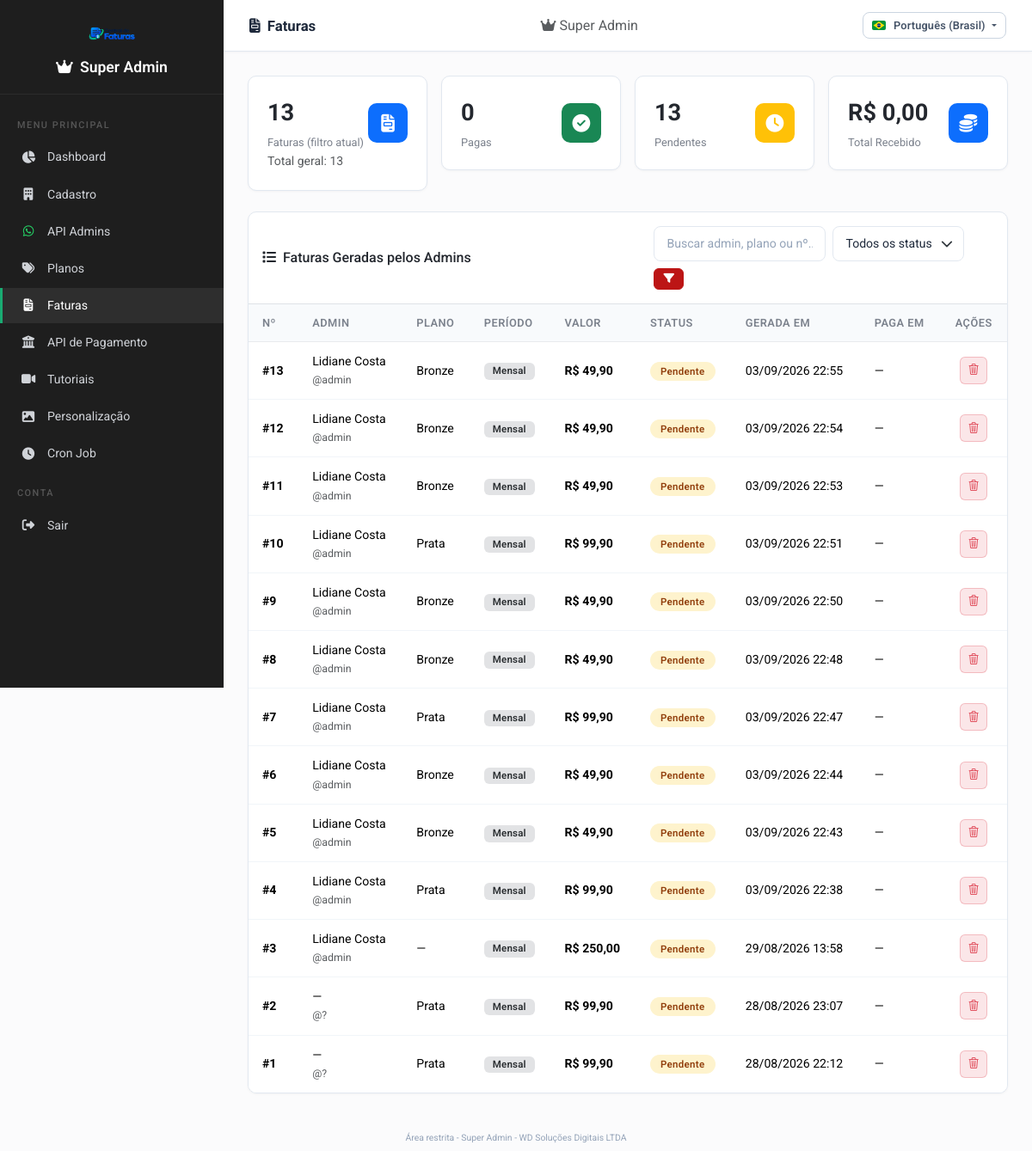
Screenshot of /superadmin/faturas.php (signed in) with the database file from the repository.
### tables this page shows
CREATE TABLE `configuracoes` (
  `id` int(11) NOT NULL AUTO_INCREMENT,
  `admin_id` int(11) DEFAULT NULL,
  `chave` varchar(100) NOT NULL,
  `valor` text DEFAULT NULL,
  `criado_em` timestamp NOT NULL DEFAULT current_timestamp() ON UPDATE current_timestamp(),
  PRIMARY KEY (`id`),
  UNIQUE KEY `uq_admin_chave` (`admin_id`,`chave`),
  KEY `idx_config_admin` (`admin_id`)
);

CREATE TABLE `planos_pagamentos` (
  `id` int(11) NOT NULL AUTO_INCREMENT,
  `admin_id` int(11) NOT NULL,
  `plano_id` int(11) NOT NULL,
  `valor` decimal(10,2) NOT NULL,
  `duracao_meses` int(11) DEFAULT 1,
  `descricao` varchar(200) DEFAULT NULL,
  `codigo_solicitacao` varchar(100) DEFAULT NULL,
  `qr_code` longtext DEFAULT NULL,
  `pix_copia_cola` text DEFAULT NULL,
  `metodo` varchar(20) DEFAULT 'pix',
  `boleto_url` varchar(500) DEFAULT NULL,
  `boleto_codigo_barras` varchar(200) DEFAULT NULL,
  `boleto_linha_digitavel` varchar(200) DEFAULT NULL,
  `mp_status` varchar(50) DEFAULT NULL,
  `status` varchar(30) DEFAULT 'pendente',
  `criado_em` timestamp NOT NULL DEFAULT current_timestamp(),
  `pago_em` timestamp NULL DEFAULT NULL,
  PRIMARY KEY (`id`),
  KEY `idx_planos_pag_admin` (`admin_id`),
  KEY `idx_planos_pag_codigo` (`codigo_solicitacao`)
);

CREATE TABLE `administradores` (
  `id` int(11) NOT NULL AUTO_INCREMENT,
  `usuario` varchar(50) NOT NULL,
  `subdominio` varchar(50) DEFAULT NULL,
  `senha` varchar(255) NOT NULL,
  `nome` varchar(100) NOT NULL,
  `email` varchar(100) DEFAULT NULL,
  `avatar` varchar(255) DEFAULT NULL,
  `google_id` varchar(100) DEFAULT NULL,
  `token_recuperacao` varchar(64) DEFAULT NULL,
  `token_recuperacao_expira` datetime DEFAULT NULL,
  `razao_social` varchar(200) DEFAULT NULL,
  `nome_fantasia` varchar(200) DEFAULT NULL,
  `cnpj` varchar(20) DEFAULT NULL,
  `cpf` varchar(20) DEFAULT NULL,
  `inscricao_estadual` varchar(30) DEFAULT NULL,
  `inscricao_municipal` varchar(30) DEFAULT NULL,
  `telefone_comercial` varchar(20) DEFAULT NULL,
  `email_comercial` varchar(100) DEFAULT NULL,
  `cep` varchar(10) DEFAULT NULL,
  `logradouro` varchar(200) DEFAULT NULL,
  `numero` varchar(10) DEFAULT NULL,
  `complemento` varchar(100) DEFAULT NULL,
  `bairro` varchar(100) DEFAULT NULL,
  `cidade` varchar(100) DEFAULT NULL,
  `estado` char(2) DEFAULT NULL,
  `ativo` tinyint(1) DEFAULT NULL,
  `criado_em` timestamp NOT NULL DEFAULT current_timestamp() ON UPDATE current_timestamp(),
  `ultimo_login` timestamp NULL DEFAULT NULL,
  PRIMARY KEY (`id`),
  UNIQUE KEY `usuario` (`usuario`),
  UNIQUE KEY `uq_admin_subdominio` (`subdominio`)
);

CREATE TABLE `planos` (
  `id` int(11) NOT NULL AUTO_INCREMENT,
  `nome` varchar(50) NOT NULL,
  `slug` varchar(50) NOT NULL,
  `preco` decimal(10,2) DEFAULT 0.00,
  `descricao` varchar(500) DEFAULT NULL,
  `beneficios` text DEFAULT NULL,
  `max_clientes` int(11) DEFAULT NULL,
  `max_usuarios` int(11) DEFAULT NULL,
  `max_faturas_mensais` int(11) DEFAULT NULL,
  `whatsapp_cobranca` tinyint(1) DEFAULT 1,
  `email_cobranca` tinyint(1) DEFAULT 1,
  `cor` varchar(20) DEFAULT 'secondary',
  `icon` varchar(100) DEFAULT NULL,
  `ativo` tinyint(1) DEFAULT 1,
  `ordem` int(11) DEFAULT 0,
  `criado_em` timestamp NOT NULL DEFAULT current_timestamp(),
  PRIMARY KEY (`id`),
  UNIQUE KEY `slug` (`slug`)
);

### config/settings.php (called while the page is built, shortened)
<?php
function getConfigGlobal($chave, $padrao = '') {
    $pdo = getConnection();
    $stmt = $pdo->prepare("SELECT valor FROM configuracoes WHERE admin_id IS NULL AND chave = ?");
    $stmt->execute([$chave]);
    $row = $stmt->fetch();
    return $row ? $row['valor'] : $padrao;
}
function logoPathValido($caminho) {
    $caminho = trim((string)$caminho);
    $arquivo = __DIR__ . '/..' . preg_replace('#^/cobranca#', '', $caminho);
    $arquivo = str_replace(['/', '\\'], DIRECTORY_SEPARATOR, $arquivo);
    return file_exists($arquivo);
}
function getLogo() {
    return getLogoLoginGlobal();
}
function getLogoLoginGlobal() {
    $logo = getConfigGlobal('logo_login', '');
    return logoPathValido($logo) ? $logo : '';
}

### includes/lang_painel.php (called while the page is built, shortened)
<?php
function painelIdiomas() {
    return [
        'pt-BR' => 'Português (Brasil)',
        'es-MX' => 'Español (México)',
        'es-AR' => 'Español (Argentina)',
        'es-CO' => 'Español (Colombia)',
        'es-CL' => 'Español (Chile)',
        'es-PE' => 'Español (Perú)',
    ];
}
function painelIdiomaValido($id) {
    return array_key_exists((string)$id, painelIdiomas());
}
function painelIdiomaAtual() {
    $id = $_GET['idioma'] ?? ($_COOKIE['cobranca_site_idioma'] ?? 'pt-BR');
    $id = preg_replace('/[^a-zA-Z0-9-]/', '', substr((string)$id, 0, 15));
    return painelIdiomaValido($id) ? $id : 'pt-BR';
}
function t($chave, $params = []) {
    $id = painelIdiomaAtual();
    $base = strpos($id, 'es') === 0 ? 'es' : 'pt';
    $dicio = $GLOBALS['painel_' . $base];
    $s = array_key_exists($chave, $dicio) ? $dicio[$chave] : $chave;
    return $s;
}

### superadmin/faturas.php (the view, shortened to what this page needs)
<?php
$pdo = getConnection();
$busca = trim($_GET['busca'] ?? '');
$sql = "
    SELECT pp.id, pp.valor, pp.status, pp.criado_em, pp.pago_em, pp.qr_code, pp.pix_copia_cola,
           pp.descricao, pp.duracao_meses,
           a.nome AS admin_nome, a.usuario AS admin_usuario, a.email AS admin_email,
           p.nome AS plano_nome
    FROM planos_pagamentos pp
    LEFT JOIN administradores a ON a.id = pp.admin_id
    LEFT JOIN planos p ON p.id = pp.plano_id
    WHERE 1=1
";
$params = [];
$sql .= " ORDER BY pp.id DESC";
$stmt = $pdo->prepare($sql);
$stmt->execute($params);
$faturas = $stmt->fetchAll();
$totalFaturas = count($faturas);
$totalPago = 0;
$totalPendente = 0;
$somaPago = 0;
foreach ($faturas as $f) {
    if ($f['status'] === 'pendente') $totalPendente++;
}
$totalPlanoPagamentos = (int)$pdo->query("SELECT COUNT(*) FROM planos_pagamentos")->fetchColumn();
$periodoLabelSuper = [1 => 'Mensal', 3 => 'Trimestral', 6 => 'Semestral', 12 => 'Anual'];
include __DIR__ . '/includes/header.php';
include __DIR__ . '/includes/sidebar.php';
?>
<div class="main-content">
    <div class="topbar">
        <div>
            <h5><i class="fas fa-file-invoice me-1"></i> Faturas</h5>
        </div>
        <div class="dropdown d-none d-md-block">
            <span class="text-muted"><i class="fas fa-crown me-1"></i>Super Admin</span>
        </div>
    </div>
    <div class="content-area fade-in">
        <div class="row g-3 mb-4">
            <div class="col-md-3">
                <div class="stat-card">
                    <div class="d-flex justify-content-between align-items-center">
                        <div>
                            <div class="stat-value"><?= $totalFaturas ?></div>
                            <div class="stat-label">Faturas (filtro atual)</div>
                        </div>
                        <div class="stat-icon bg-primary"><i class="fas fa-file-invoice"></i></div>
                    </div>
                    <small class="text-muted">Total geral: <?= $totalPlanoPagamentos ?></small>
                </div>
            </div>
            <div class="col-md-3">
                <div class="stat-card">
                    <div class="d-flex justify-content-between align-items-center">
                        <div>
                            <div class="stat-value"><?= $totalPago ?></div>
                            <div class="stat-label">Pagas</div>
                        </div>
                        <div class="stat-icon" style="background:#198754;"><i class="fas fa-check-circle"></i></div>
                    </div>
                </div>
            </div>
            <div class="col-md-3">
                <div class="stat-card">
                    <div class="d-flex justify-content-between align-items-center">
                        <div>
                            <div class="stat-value"><?= $totalPendente ?></div>
                            <div class="stat-label">Pendentes</div>
                        </div>
                        <div class="stat-icon" style="background:#ffc107;"><i class="fas fa-clock"></i></div>
                    </div>
                </div>
            </div>
            <div class="col-md-3">
                <div class="stat-card">
                    <div class="d-flex justify-content-between align-items-center">
                        <div>
                            <div class="stat-value">R$ <?= number_format($somaPago, 2, ',', '.') ?></div>
                            <div class="stat-label">Total Recebido</div>
                        </div>
                        <div class="stat-icon" style="background:#0d6efd;"><i class="fas fa-coins"></i></div>
                    </div>
                </div>
            </div>
        </div>
        <div class="table-card">
            <div class="p-3 border-bottom d-flex justify-content-between align-items-center flex-wrap gap-2">
                <h6 class="mb-0"><i class="fas fa-list me-2"></i>Faturas Geradas pelos Admins</h6>
                <form method="GET" class="d-flex gap-2 align-items-center flex-wrap">
                    <input type="text" name="busca" class="form-control form-control-sm" placeholder="Buscar admin, plano ou nº..." value="<?= htmlspecialchars($busca) ?>" style="max-width:200px;">
                    <select name="status" class="form-select form-select-sm" style="width:auto;">
                        <option value="">Todos os status</option>
                    </select>
                    <button type="submit" class="btn btn-sm btn-primary"><i class="fas fa-filter"></i></button>
                </form>
            </div>
            <div class="table-responsive">
                <table class="table table-hover">
                    <thead>
                        <tr>
                            <th>Nº</th>
                            <th>Admin</th>
                            <th>Plano</th>
                            <th>Período</th>
                            <th>Valor</th>
                            <th>Status</th>
                            <th>Gerada em</th>
                            <th>Paga em</th>
                            <th class="text-center">Ações</th>
                        </tr>
                    </thead>
                    <tbody>
                        <?php if (empty($faturas)): ?>
                            <tr><td colspan="9" class="text-center text-muted py-4">Nenhuma fatura encontrada</td></tr>
                        <?php else: foreach ($faturas as $f): ?>
                            <?php
                            $classeStatus = '';
                            switch ($f['status']) {
                                case 'pendente': $classeStatus = 'badge-pendente'; break;
                            }
                            ?>
                            <tr>
                                <td><strong>#<?= (int)$f['id'] ?></strong></td>
                                <td>
                                    <?= htmlspecialchars($f['admin_nome'] ?: '—') ?>
                                    <br><small class="text-muted">@<?= htmlspecialchars($f['admin_usuario'] ?: '?') ?></small>
                                </td>
                                <td><?= htmlspecialchars($f['plano_nome'] ?: '—') ?></td>
                                <td>
                                    <?php
                                    $durS = (int)($f['duracao_meses'] ?? 1);
                                    $periodoStr = $periodoLabelSuper[$durS] ?? ($durS . ' meses');
                                    ?>
                                    <span class="badge bg-secondary-subtle text-secondary-emphasis"><?= htmlspecialchars($periodoStr) ?></span>
                                </td>
                                <td><strong>R$ <?= number_format($f['valor'], 2, ',', '.') ?></strong></td>
                                <td><span class="badge-status <?= $classeStatus ?>"><?= ucfirst(htmlspecialchars($f['status'])) ?></span></td>
                                <td><?= $f['criado_em'] ? date('d/m/Y H:i', strtotime($f['criado_em'])) : '—' ?></td>
                                <td><?= $f['pago_em'] ? date('d/m/Y H:i', strtotime($f['pago_em'])) : '—' ?></td>
                                <td class="text-center">
                                    <a href="#" class="acao-btn acao-btn-danger" title="Excluir" onclick="return confirmarExclusao('Fatura #<?= (int)$f['id'] ?>', 'faturas.php?excluir=<?= (int)$f['id'] ?>');"><i class="bi bi-trash3"></i></a>
                                </td>
                            </tr>
                        <?php endforeach; endif; ?>
                    </tbody>
                </table>
            </div>
        </div>
    </div>
</div>
<?php include __DIR__ . '/includes/footer.php'; ?>

### superadmin/includes/sidebar.php
<?php
$currentPage = basename($_SERVER['PHP_SELF'], '.php');
$basePath = '/cobranca/superadmin';
?>
<aside class="sidebar" id="sidebar">
    <div class="sidebar-header">
        <?php if ($logo): ?>
            <img src="<?= htmlspecialchars($logo) ?>" alt="Logo" style="max-width: 150px;">
        <?php endif; ?>
        <h4><i class="fas fa-crown me-2"></i><?= t('layout.super_admin') ?></h4>
    </div>
    <nav class="sidebar-nav">
        <div class="nav-section"><?= t('layout.menu_label') ?></div>
        <a href="<?= $basePath ?>/index.php" class="nav-link <?= $currentPage === 'index' ? 'active' : '' ?>">
            <i class="fas fa-chart-pie"></i> <?= t('nav.dashboard') ?>
        </a>
        <a href="<?= $basePath ?>/cadastros.php" class="nav-link <?= $currentPage === 'cadastros' ? 'active' : '' ?>">
            <i class="fas fa-building"></i> <?= t('nav.cadastro') ?>
        </a>
        <a href="<?= $basePath ?>/api_admins.php" class="nav-link <?= $currentPage === 'api_admins' ? 'active' : '' ?>">
            <i class="fab fa-whatsapp" style="color:#25D366;"></i> <?= t('nav.api_admins') ?>
        </a>
        <a href="<?= $basePath ?>/planos.php" class="nav-link <?= $currentPage === 'planos' ? 'active' : '' ?>">
            <i class="fas fa-tags"></i> <?= t('nav.planos') ?>
        </a>
        <a href="<?= $basePath ?>/faturas.php" class="nav-link <?= $currentPage === 'faturas' ? 'active' : '' ?>">
            <i class="fas fa-file-invoice"></i> <?= t('nav.faturas') ?>
        </a>
        <a href="<?= $basePath ?>/api_pagamento.php" class="nav-link <?= $currentPage === 'api_pagamento' ? 'active' : '' ?>">
            <i class="fas fa-university"></i> <?= t('nav.api_pagamento') ?>
        </a>
        <a href="<?= $basePath ?>/tutoriais.php" class="nav-link <?= $currentPage === 'tutoriais' ? 'active' : '' ?>">
            <i class="fas fa-video"></i> <?= t('nav.tutoriais') ?>
        </a>
        <a href="<?= $basePath ?>/personalizacao.php" class="nav-link <?= $currentPage === 'personalizacao' ? 'active' : '' ?>">
            <i class="fas fa-image"></i> <?= t('nav.personalizacao') ?>
        </a>
        <a href="<?= $basePath ?>/cron.php" class="nav-link <?= $currentPage === 'cron' ? 'active' : '' ?>">
            <i class="fas fa-clock"></i> <?= t('nav.cron_job') ?>
        </a>
        <div class="nav-section"><?= t('layout.conta') ?></div>
        <a href="<?= $basePath ?>/logout.php" class="nav-link">
            <i class="fas fa-sign-out-alt"></i> <?= t('nav.sair') ?>
        </a>
    </nav>
</aside>

### rows the page displays
configuracoes: valor (picture)
planos_pagamentos: id "13", administradores.nome "Lidiane Costa", administradores.usuario "admin", plano.nome "Bronze", duracao_meses "Mensal", valor "49,90", status "Pendente", criado_em "03/09/2026 22:55"
planos_pagamentos: id "12", administradores.nome "Lidiane Costa", administradores.usuario "admin", plano.nome "Bronze", duracao_meses "Mensal", valor "49,90", status "Pendente", criado_em "03/09/2026 22:54"
planos_pagamentos: id "11", administradores.nome "Lidiane Costa", administradores.usuario "admin", plano.nome "Bronze", duracao_meses "Mensal", valor "49,90", status "Pendente", criado_em "03/09/2026 22:53"
planos_pagamentos: id "10", administradores.nome "Lidiane Costa", administradores.usuario "admin", plano.nome "Prata", duracao_meses "Mensal", valor "99,90", status "Pendente", criado_em "03/09/2026 22:51"
planos_pagamentos: id "9", administradores.nome "Lidiane Costa", administradores.usuario "admin", plano.nome "Bronze", duracao_meses "Mensal", valor "49,90", status "Pendente", criado_em "03/09/2026 22:50"
planos_pagamentos: id "8", administradores.nome "Lidiane Costa", administradores.usuario "admin", plano.nome "Bronze", duracao_meses "Mensal", valor "49,90", status "Pendente", criado_em "03/09/2026 22:48"
planos_pagamentos: id "7", administradores.nome "Lidiane Costa", administradores.usuario "admin", plano.nome "Prata", duracao_meses "Mensal", valor "99,90", status "Pendente", criado_em "03/09/2026 22:47"
planos_pagamentos: id "6", administradores.nome "Lidiane Costa", administradores.usuario "admin", plano.nome "Bronze", duracao_meses "Mensal", valor "49,90", status "Pendente", criado_em "03/09/2026 22:44"
planos_pagamentos: id "5", administradores.nome "Lidiane Costa", administradores.usuario "admin", plano.nome "Bronze", duracao_meses "Mensal", valor "49,90", status "Pendente", criado_em "03/09/2026 22:43"
planos_pagamentos: id "4", administradores.nome "Lidiane Costa", administradores.usuario "admin", plano.nome "Prata", duracao_meses "Mensal", valor "99,90", status "Pendente", criado_em "03/09/2026 22:38"
planos_pagamentos: id "3", administradores.nome "Lidiane Costa", administradores.usuario "admin", plano_nome "—", duracao_meses "Mensal", valor "250,00", status "Pendente", criado_em "29/08/2026 13:58"
planos_pagamentos: id "2", admin_nome "—", admin_usuario "?", plano.nome "Prata", duracao_meses "Mensal", valor "99,90", status "Pendente", criado_em "28/08/2026 23:07"
planos_pagamentos: id "1", admin_nome "—", admin_usuario "?", plano.nome "Prata", duracao_meses "Mensal", valor "99,90", status "Pendente", criado_em "28/08/2026 22:12"

### other values shown
t('layout.super_admin') "Super Admin"
t('layout.menu_label') "MENU PRINCIPAL"
t('nav.dashboard') "Dashboard"
t('nav.cadastro') "Cadastro"
t('nav.api_admins') "API Admins"
t('nav.planos') "Planos"
t('nav.faturas') "Faturas"
t('nav.api_pagamento') "API de Pagamento"
t('nav.tutoriais') "Tutoriais"
t('nav.personalizacao') "Personalização"
t('nav.cron_job') "Cron Job"
t('layout.conta') "CONTA"
t('nav.sair') "Sair"
$totalFaturas "13"
$totalPlanoPagamentos "13"
